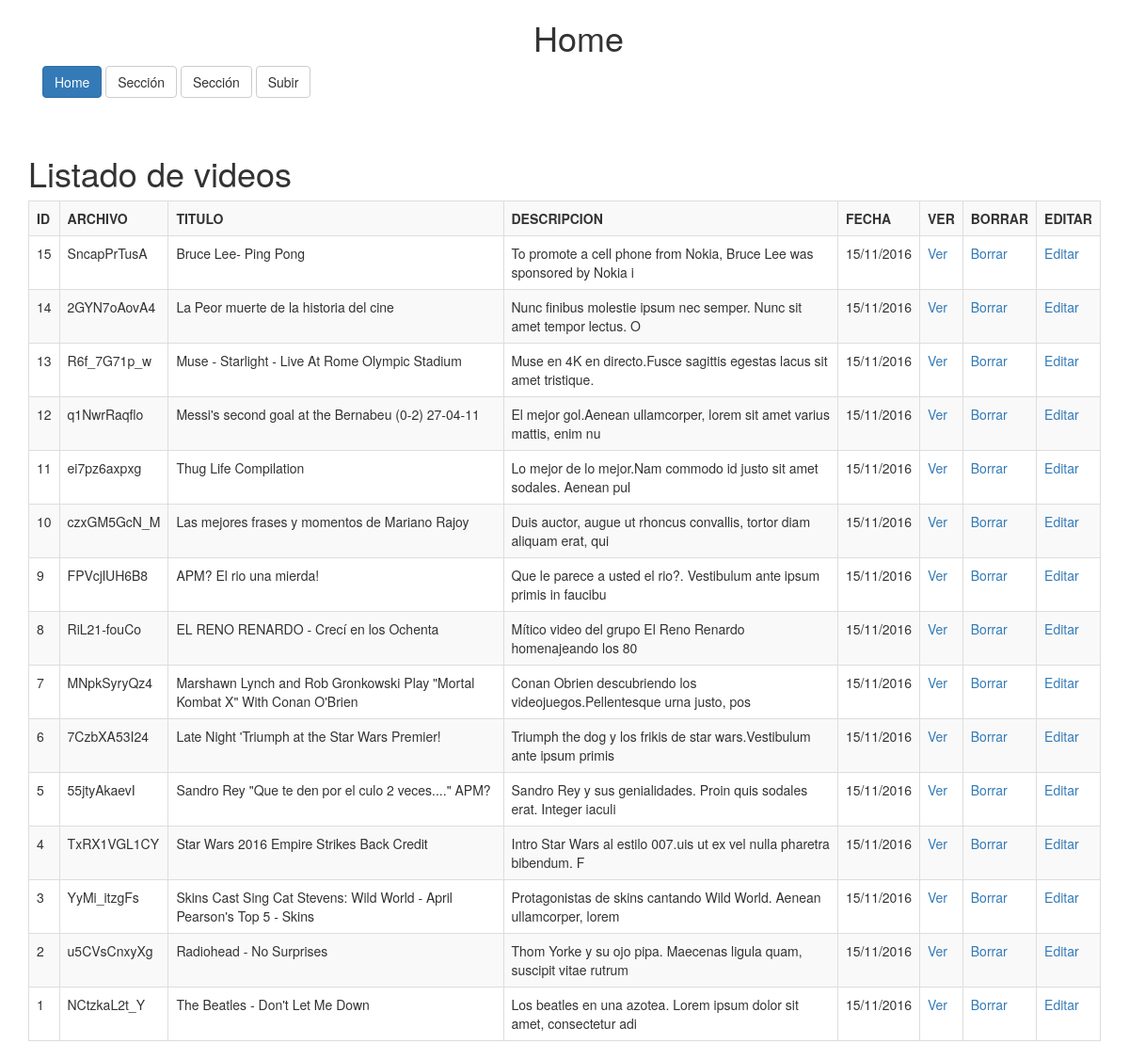
The page / on the database its author committed.
### tables this page shows
CREATE TABLE `videos` (
  `ID` int(11) NOT NULL,
  `FECHA` text NOT NULL,
  `ARCHIVO` text NOT NULL,
  `TITULO` text NOT NULL,
  `DESCRIPCION` text NOT NULL
);

### index.php (the view, shortened to what this page needs)
<?php
	$seccion = "Home";
?>
<!DOCTYPE html>
<html lang="en">
<head>
	<link href="https://maxcdn.bootstrapcdn.com/bootstrap/3.3.7/css/bootstrap.min.css" rel="stylesheet">
</head>
	<header>
		<div class="container">
			<?php include "wd_nav.php" ?>
			<br><br>
		</div>
	</header>
	<div class="container">
		<h1>Listado de videos</h1>
	</div>
		<?php
		$link = mysqli_connect('localhost', 'root', 'root') or die('No se pudo conectar: ' . mysql_error());
		mysqli_select_db($link, "canal") or die('No se pudo seleccionar la base de datos');
		mysqli_set_charset($link, "utf8");
		$query = "SELECT * FROM videos ORDER BY ID DESC";
		$result = mysqli_query($link , $query) or die('Consulta fallida: ' . mysql_error());
		?>
		<section>
			<div class="container">
				<table class='table table-striped table-bordered'>
					<tr>
						<th>ID</th>
						<th>ARCHIVO</th>
						<th>TITULO</th>
						<th>DESCRIPCION</th>
						<th>FECHA</th>
						<th>VER</th>
						<th>BORRAR</th>
						<th>EDITAR</th>
					</tr>
					<?php
						while ($fila = mysqli_fetch_array($result)) {
					?>
						<tr>
							<td><?=$fila["ID"]?></td>
							<td><?=$fila["ARCHIVO"]?></td>
							<td><?=$fila["TITULO"]?></td>
							<td><?=substr(strip_tags($fila["DESCRIPCION"]), 0, 70)?></td>
							<td><?php
									$fecha = explode(" ", $fila["FECHA"]);
									echo $fecha[1];
								?>
							<td><a href="ver.php?id=<?=$fila["ID"]?>">Ver</a></td>
							<td><a href="borravideo.php?id=<?=$fila["ID"]?>">Borrar</a></td>
							<td><a href="editar.php?id=<?=$fila["ID"]?>">Editar</a></td>
						</tr>
					<?php
						}
			 ?>
				</table>
			</div>
		</section>
</body>
</html>

### wd_nav.php
<div class="container">
	<h1 class="text-center"><?=$seccion?></h1>
			<nav>
				<a href="index.php" class="btn btn-default	<?php if ($seccion == "Home") { echo "btn-primary"; } ?>">Home</a>
				<a href="#" class="btn btn-default">Sección</a>
				<a href="#" class="btn btn-default">Sección</a>
				<a href="subir.php" class="btn btn-default <?php if ($seccion == "Subir") { echo "btn-primary"; } ?>">Subir</a>
			</nav>
</div>

### rows shown on the page
videos: ID "15", ARCHIVO "SncapPrTusA", TITULO "Bruce Lee- Ping Pong", DESCRIPCION "To promote a cell phone from Nokia, Bruce Lee was sponsored by Nokia i", FECHA "15/11/2016"
videos: ID "14", ARCHIVO "2GYN7oAovA4", TITULO "La Peor muerte de la historia del cine", DESCRIPCION "Nunc finibus molestie ipsum nec semper. Nunc sit amet tempor lectus. O", FECHA "15/11/2016"
videos: ID "13", ARCHIVO "R6f_7G71p_w", TITULO "Muse - Starlight - Live At Rome Olympic Stadium", DESCRIPCION "Muse en 4K en directo.Fusce sagittis egestas lacus sit amet tristique.", FECHA "15/11/2016"
videos: ID "12", ARCHIVO "q1NwrRaqflo", TITULO "Messi's second goal at the Bernabeu (0-2) 27-04-11", DESCRIPCION "El mejor gol.Aenean ullamcorper, lorem sit amet varius mattis, enim nu", FECHA "15/11/2016"
videos: ID "11", ARCHIVO "ei7pz6axpxg", TITULO "Thug Life Compilation", DESCRIPCION "Lo mejor de lo mejor.Nam commodo id justo sit amet sodales. Aenean pul", FECHA "15/11/2016"
videos: ID "10", ARCHIVO "czxGM5GcN_M", TITULO "Las mejores frases y momentos de Mariano Rajoy", DESCRIPCION "Duis auctor, augue ut rhoncus convallis, tortor diam aliquam erat, qui", FECHA "15/11/2016"
videos: ID "9", ARCHIVO "FPVcjlUH6B8", TITULO "APM? El rio una mierda!", DESCRIPCION "Que le parece a usted el rio?. Vestibulum ante ipsum primis in faucibu", FECHA "15/11/2016"
videos: ID "8", ARCHIVO "RiL21-fouCo", TITULO "EL RENO RENARDO - Crecí en los Ochenta", DESCRIPCION "Mítico video del grupo El Reno Renardo homenajeando los 80", FECHA "15/11/2016"
videos: ID "7", ARCHIVO "MNpkSyryQz4", TITULO "Marshawn Lynch and Rob Gronkowski Play \"Mortal Kombat X\" With Conan O'Brien", DESCRIPCION "Conan Obrien descubriendo los videojuegos.Pellentesque urna justo, pos", FECHA "15/11/2016"
videos: ID "6", ARCHIVO "7CzbXA53I24", TITULO "Late Night 'Triumph at the Star Wars Premier!", DESCRIPCION "Triumph the dog y los frikis de star wars.Vestibulum ante ipsum primis", FECHA "15/11/2016"
videos: ID "5", ARCHIVO "55jtyAkaevI", TITULO "Sandro Rey \"Que te den por el culo 2 veces....\" APM?", DESCRIPCION "Sandro Rey y sus genialidades. Proin quis sodales erat. Integer iaculi", FECHA "15/11/2016"
videos: ID "4", ARCHIVO "TxRX1VGL1CY", TITULO "Star Wars 2016 Empire Strikes Back Credit", DESCRIPCION "Intro Star Wars al estilo 007.uis ut ex vel nulla pharetra bibendum. F", FECHA "15/11/2016"
videos: ID "3", ARCHIVO "YyMi_itzgFs", TITULO "Skins Cast Sing Cat Stevens: Wild World - April Pearson's Top 5 - Skins", DESCRIPCION "Protagonistas de skins cantando Wild World. Aenean ullamcorper, lorem", FECHA "15/11/2016"
videos: ID "2", ARCHIVO "u5CVsCnxyXg", TITULO "Radiohead - No Surprises", DESCRIPCION "Thom Yorke y su ojo pipa. Maecenas ligula quam, suscipit vitae rutrum", FECHA "15/11/2016"
videos: ID "1", ARCHIVO "NCtzkaL2t_Y", TITULO "The Beatles - Don't Let Me Down", DESCRIPCION "Los beatles en una azotea. Lorem ipsum dolor sit amet, consectetur adi", FECHA "15/11/2016"

### other values the page prints
$seccion "Home"
